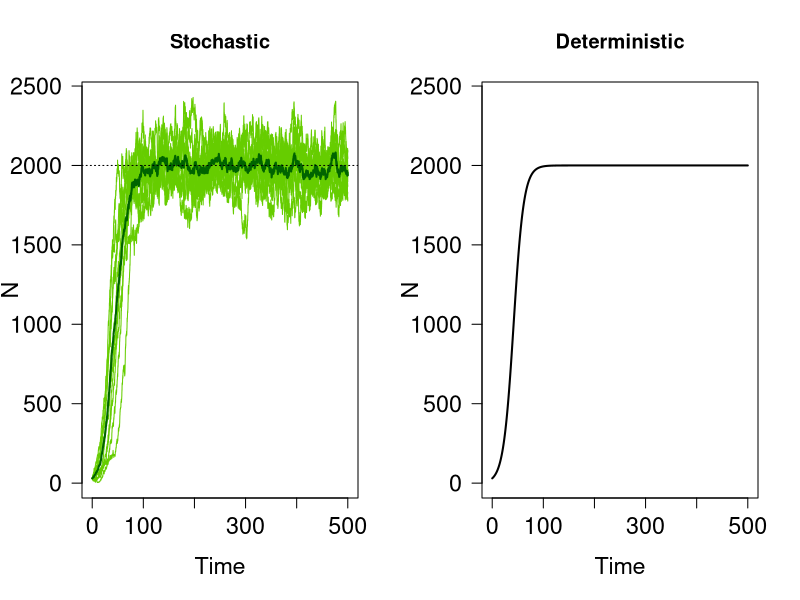
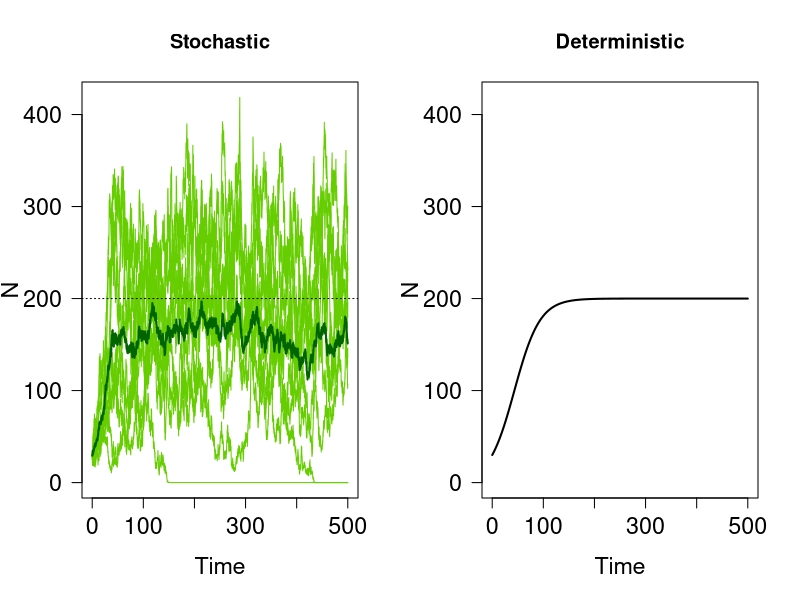
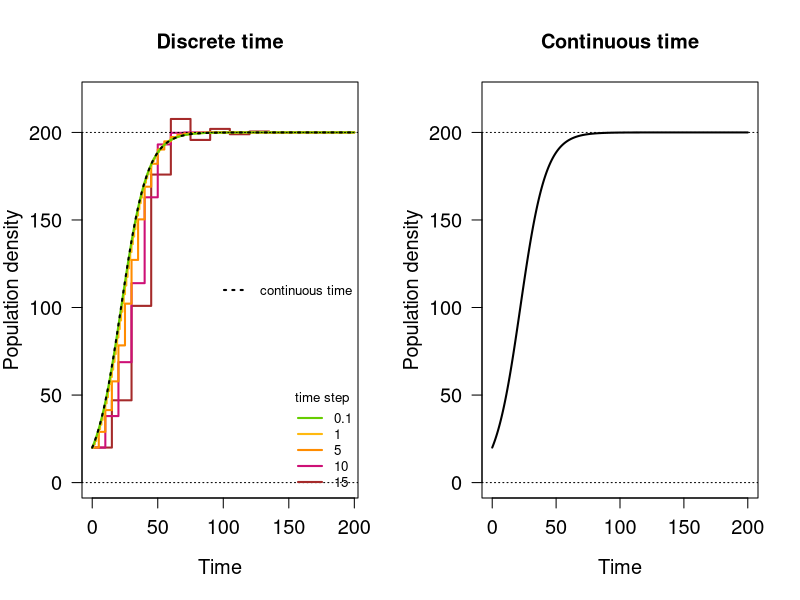
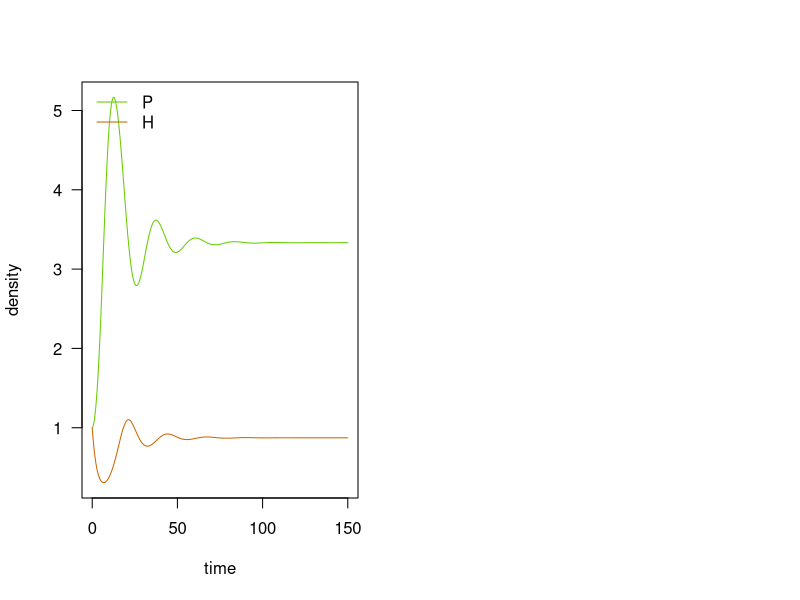

These figures' R source, in order:
## ---- chunk 1
knitr::opts_chunk$set(echo = TRUE)
rm(list=ls())
## ---- chunk 2
  #... Analytical solution of Verhulst's model
  verhulst_sol = function(N0,r0,K,t){
    N = K / (1 + (K / N0 - 1) * exp(-r0 * t))
    return(N)
  }

  #... Function to calculate the dynamics for the deterministic version of the model (with the analytical solution)
  dyn_verhulst = function(n0,r0,K,tmax=250,h=0.1){
    tseq = seq(0,tmax,by = h)                               #... define the time sequence
    return(cbind(t=tseq,N=verhulst_sol(n0,r0,K,tseq)))
  }



## ---- chunk 3

  #... Differential equation of Verhulst's model
  verhulst_ode = function(N,r0,K){
    dN = r0 * N * (1 - N / K)
    return(dN)
  }


  #... Runge-Kutta 4 algorithm for numerical integration of the Verhulst's model
  #.............................................................................
  #... n1: density at the previous time point; r0: growth rate; K: carrying capacity; h: time step
    rk4_verhulst = function(n1,r0,K,h){
    a1=verhulst_ode(N=n1,r0=r0,K=K)
    b1=verhulst_ode(N=n1+h*a1/2,r0=r0,K=K)
    c1=verhulst_ode(N=n1+h*b1/2,r0=r0,K=K)
    d1=verhulst_ode(N=n1+h*c1,r0=r0,K=K)
    return(c(n1+h*(a1+2*b1+2*c1+d1)/6))
  }
  
  #... Function to calculate the dynamics for the stochastic version of the model (with the ODE)
  dyn_verhulst_stoch = function(n0,r0,K,tmax=250,h=0.1,a=0.25,sdstoch=0.5){
    n=c(n0)                                                     #... initialyse the vector of abundances
    tseq = seq(h,tmax,by = h)                                   #... define the time sequence   
    for(t in 1:length(tseq)){
      newn0 = rk4_verhulst(n[t],r0,K,h)                          #... calculate new density at time t with  ode
      newn = newn0 + a * rnorm(1,sd=sdstoch) * sqrt(newn0)       #... add stochastic demography term
      if(newn < 0)newn = 0                                       #... set to 0 if the new density is negative
      n=rbind(n,newn)                                            #... record the density
    }
    return(cbind("t"=c(0,tseq),"N"=n))
  }


## ---- chunk 4

#... Parameters
Tmax = 500           #... maximum time
h=0.1                #... time step (∆t)
r0 = 0.1            #... population growth rate
K = 2000             #... carrying capacity
nrep_stoch = 10      #... number of stochastic replicates
ast = 0.4            #... intensity of the stochastic noise
sds = 1              #... standard deviation of the normal noise distribution          
N0=30                #... initial density


## ---- chunk 5

set.seed(1)          #... set a seed to reproduce the same figures

#... Stochastic dynamics (10 replicates)
dynstoch = dyn_verhulst_stoch(N0,r0,K,Tmax,h,ast,sds)
for(i in 2:nrep_stoch){
  dynnew = dyn_verhulst_stoch(N0,r0,K,Tmax,h,ast,sds)
  dynstoch = cbind(dynstoch,dynnew[,2])
}
meanstock = apply(dynstoch[,2:(nrep_stoch+1)],1,mean)    #... Mean of stochastic dynamics

#... Deterministic dynamics
dyndet = dyn_verhulst(N0,r0,K,Tmax,h)


#... Two-panel plot
layout(matrix(1:2,ncol=2))                  #... open the two-panel plot
ylims = range(dynstoch[,2:(nrep_stoch+1)])  #... define Y-scale

#... Plot stochastic dynamics
plot(dynstoch[,1],dynstoch[,2],ylim=ylims,type="l",xlab="Time",ylab="N",main="Stochastic",lwd=1,col="chartreuse3",cex.lab=1.4,cex.axis=1.4,las=1)
for(i in 3:(nrep_stoch+1))lines(dynstoch[,1],dynstoch[,i],col="chartreuse3",lwd=1)
lines(dynstoch[,1],meanstock,lwd=2,col="darkgreen")
abline(h=K,lty=3)

plot(dyndet[,1],dyndet[,2],ylim=ylims,type="l",xlab="Time",ylab="N",main="Deterministic" ,lwd=2,cex.lab=1.4,cex.axis=1.4,las=1)


## ---- chunk 6

r0 = 0.04            #... population growth rate
K = 200              #... carrying capacity

## ---- chunk 7

set.seed(2)          #... set a seed to reproduce the same figures

#... Stochastic dynamics (10 replicates)
dynstoch = dyn_verhulst_stoch(N0,r0,K,Tmax,h,ast,sds)
for(i in 2:nrep_stoch){
  dynnew = dyn_verhulst_stoch(N0,r0,K,Tmax,h,ast,sds)
  dynstoch = cbind(dynstoch,dynnew[,2])
}
meanstock = apply(dynstoch[,2:(nrep_stoch+1)],1,mean)    #... Mean of stochastic dynamics

#... Deterministic dynamics
dyndet = dyn_verhulst(N0,r0,K,Tmax,h)


#... Two-panel plot
layout(matrix(1:2,ncol=2))                  #... open the two-panel plot
ylims = range(dynstoch[,2:(nrep_stoch+1)])  #... define Y-scale

#... Plot stochastic dynamics
plot(dynstoch[,1],dynstoch[,2],ylim=ylims,type="l",xlab="Time",ylab="N",main="Stochastic",lwd=1,col="chartreuse3",cex.lab=1.4,cex.axis=1.4,las=1)
for(i in 3:(nrep_stoch+1))lines(dynstoch[,1],dynstoch[,i],col="chartreuse3",lwd=1)
lines(dynstoch[,1],meanstock,lwd=2,col="darkgreen")
abline(h=K,lty=3)

plot(dyndet[,1],dyndet[,2],ylim=ylims,type="l",xlab="Time",ylab="N",main="Deterministic" ,lwd=2,cex.lab=1.4,cex.axis=1.4,las=1)


## ---- chunk 8

#... Difference equation function for the discrete-time Verhulst's model
verhulst_discret = function(N0,R0,K,h){
  N1 = N0+R0*N0*(1-N0/K)*h
  return(c(N1))
}

#... Function to run the dynamic of the discrete-time Verhulst model between 0 and tmax
dyn_discret = function(N0,R0,K,tmax,h){
  res=data.frame(t=0,N=N0)
  tseq_discrete = seq(h,tmax,by=h)                          #... define the time sequence
  for(tt in tseq_discrete){
    res = rbind(res,data.frame(t=tt,N=res[nrow(res),"N"]))  #... record density before growth event at time t + ∆t
    newdens = verhulst_discret(res[nrow(res),"N"],R0,K,h)   #... calculate new density
    if(newdens<0) newdens = 0                               #... if negative, population got extinct, density is set to 0
    res = rbind(res,data.frame(t=tt,N=newdens))             #... record density after growth event at time t + ∆t
  }
  return(res)
}

## ---- chunk 9

#... Parameters
K=200
r0=R0=0.1
N0=20
tmax = 200
h=0.1
stepsizes = c(0.1,1,5,10,15)       #... timesteps for discrete-time model


## ---- chunk 10

#... colors for variations
colstep = c("chartreuse3","darkgoldenrod1","darkorange","deeppink3","brown")

#... Calculate continuous and discrete time dynamics for 0.1 growth rate
dyn_continuous_time = dyn_verhulst(N0,r0,K,tmax,h)
dyn_discrete_time = dyn_discret(N0,R0,K,tmax,h=stepsizes[length(stepsizes)])

#... Two-panel plot
layout(matrix(1:2,ncol=2))                  #... open the two-panel plot

#... Plot discrete-time dynamics
plot(dyn_discrete_time[,"t"],dyn_discrete_time[,"N"],col=colstep[length(stepsizes)],lwd=2,type="l",xlab="Time",ylab="Population density",las=1,cex.lab=1.2,cex.axis=1.2,mgp=c(3,1,0),ylim = c(0,220),main="Discrete time")
for(i in (length(stepsizes)-1):1){
  dyn_discrete_new = dyn_discret(N0,R0,K,tmax,h=stepsizes[i])
  lines(dyn_discrete_new[,"t"],dyn_discrete_new[,"N"],col=colstep[i],lwd=2)
}
lines(dyn_continuous_time[,"t"],dyn_continuous_time[,"N"],lty=3,lwd=2)
abline(h=c(0,K),lty=3)
legend("right",lty=3,legend=c("continuous time"),lwd=2,bty="n",cex=0.8)
legend("bottomright",col=colstep,lty=1,legend=stepsizes,lwd=2,title="time step",bty="n",cex=0.8)

plot(dyn_continuous_time[,"t"],dyn_continuous_time[,"N"],ylim = c(0,220),type="l",xlab="Time",ylab="Population density",las=1,cex.lab=1.2,cex.axis=1.2,lwd=2,mgp=c(3,1,0),main="Continuous time")
abline(h=c(0,K),lty=3)

## ---- chunk 11
#install.packages("deSolve")
library(deSolve)  #... library for numerical integration

# Rosenzweig and MacArthur model
rma_model <- function(t, y, parms) {
  with(as.list(c(y, parms)), {
    dP = r0*P*(1-P/K) - a*P*H/(1+P*a*h)
    dH =  eps*a*P*H/(1+P*a*h) - m*H
    list(c(dP,dH))
  })
}
## ---- chunk 12
# Set the parameter values
r0 = 0.5     # r0 = 0.1
K = 7
a=0.5
eps=0.5
m=0.5
h=0.4
pars = c(r0 = r0, a = a, eps = eps, m=m, h=h,K=K)

# Set initial conditions for state variables
yini = c(P=1,H=1) 


# Set simulation time
timestep = 0.1
simtime = seq(0,150,by = timestep) 


# Run the dynamics
dyn = data.frame(ode(y = yini, times = simtime, func = rma_model, parms = pars, method = "rk4"))


# Plot trajectories
plot(dyn[, "time"], dyn[, "P"], col="chartreuse3",type = "l", ylim=range(dyn[,c("P","H")]), ylab = "density", xlab = "time", las = 1)
lines(dyn[, "time"], dyn[, "H"], type = "l", col = "darkorange3")
legend("topleft", c("P","H"), lty = 1, col = c("chartreuse3","darkorange3"), bty = "n")  
